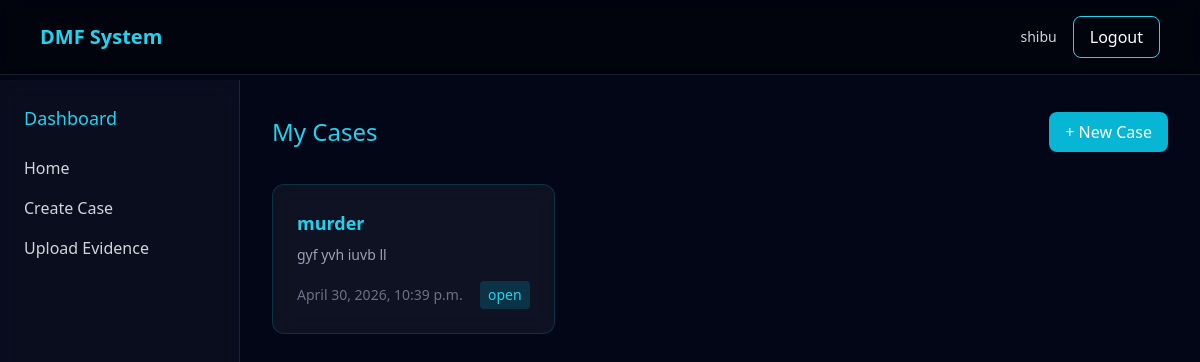
Page /cases/ (signed in) on the committed database.
### cases/models.py (models this page shows, shortened)
class Case(models.Model):
    STATUS_CHOICES = [
        ('open', 'Open'),
        ('closed', 'Closed'),
    ]
    title = models.CharField(max_length=255)
    description = models.TextField(blank=True)
    created_by = models.ForeignKey(User, on_delete=models.CASCADE, related_name='cases')
    status = models.CharField(max_length=20, choices=STATUS_CHOICES, default='open')
    created_at = models.DateTimeField(auto_now_add=True)

### cases/views.py (the view)
# urls.py: path('', views.home, name='home'),
@login_required
def home(request):
    case_list = Case.objects.filter(created_by=request.user).order_by('-created_at')
    return render(request, 'cases/home.html', {'case_list': case_list})

### templates/cases/home.html (shortened to what this page needs)
{% load static %}
<!DOCTYPE html>
<html lang="en">
<head>
<script src="https://cdn.tailwindcss.com"></script>
</head>
<body>
<header class="navbar fixed top-0 left-0 w-full z-50 flex justify-between items-center px-10 py-4">
    <h1 class="text-xl font-bold text-cyan-400">DMF System</h1>
    <div class="flex items-center gap-4">
        <span class="text-gray-300 text-sm">{{ request.user.username }}</span>
        <form action="{% url 'logout' %}" method="post">
            <button class="px-4 py-2 border border-cyan-400 rounded-lg hover:bg-cyan-500/20">
                Logout
            </button>
        </form>
    </div>
</header>
<div class="flex pt-20">
    <aside class="sidebar w-60 min-h-screen p-6">
        <h2 class="text-cyan-400 text-lg mb-6">Dashboard</h2>
        <nav class="flex flex-col gap-4 text-gray-300">
            <a href="{% url 'home' %}" class="hover:text-cyan-400">
                 Home
            </a>
            <a href="{% url 'create_case' %}" class="hover:text-cyan-400">
                 Create Case
            </a>
            <a href="{% url 'upload_evidence' %}" class="hover:text-cyan-400">
                 Upload Evidence
            </a>
        </nav>
    </aside>
    <main class="flex-1 p-8">
        <div class="flex justify-between items-center mb-8">
            <h2 class="text-2xl text-cyan-400">My Cases</h2>
            <a href="{% url 'create_case' %}"
               class="bg-cyan-500 px-4 py-2 rounded-lg hover:bg-cyan-600">
                + New Case
            </a>
        </div>
        <div class="grid md:grid-cols-3 gap-6">
        {% for case in case_list %}
            <a href="{% url 'case_detail' case.id %}">
                <div class="glass card p-6 rounded-xl">
                    <h3 class="text-lg text-cyan-400 font-semibold">
                        {{ case.title }}
                    </h3>
                    <p class="text-gray-400 text-sm mt-2">
                        {{ case.description|truncatewords:10 }}
                    </p>
                    <div class="flex justify-between items-center mt-4 text-sm">
                        <span class="text-gray-500">
                            {{ case.created_at }}
                        </span>
                        <span class="px-2 py-1 rounded bg-cyan-500/20 text-cyan-400">
                            {{ case.status }}
                        </span>
                    </div>
                </div>
            </a>
        {% empty %}
            <p class="text-gray-400">No cases yet 🚀</p>
        {% endfor %}
        </div>
    </main>
</div>
</body>
</html>

### templates/cases/home.html (style rules this page uses)
body { background:#020617; color:white; }
.navbar { backdrop-filter: blur(10px); background: rgba(0,0,0,0.4); border-bottom:1px solid rgba(255,255,255,0.1); }
.sidebar { background: rgba(255,255,255,0.03); backdrop-filter: blur(12px); border-right:1px solid rgba(6,182,212,0.2); }
.glass { background:rgba(255,255,255,0.05); backdrop-filter:blur(12px); border:1px solid rgba(6,182,212,0.2); }
.card { transition:0.3s; }

### rows in the picture
Case: title "murder", description "gyf yvh iuvb ll", created_at "April 30, 2026, 10:39 p.m.", status "open"

### other values in the picture
{{ request.user.username }} "shibu"
